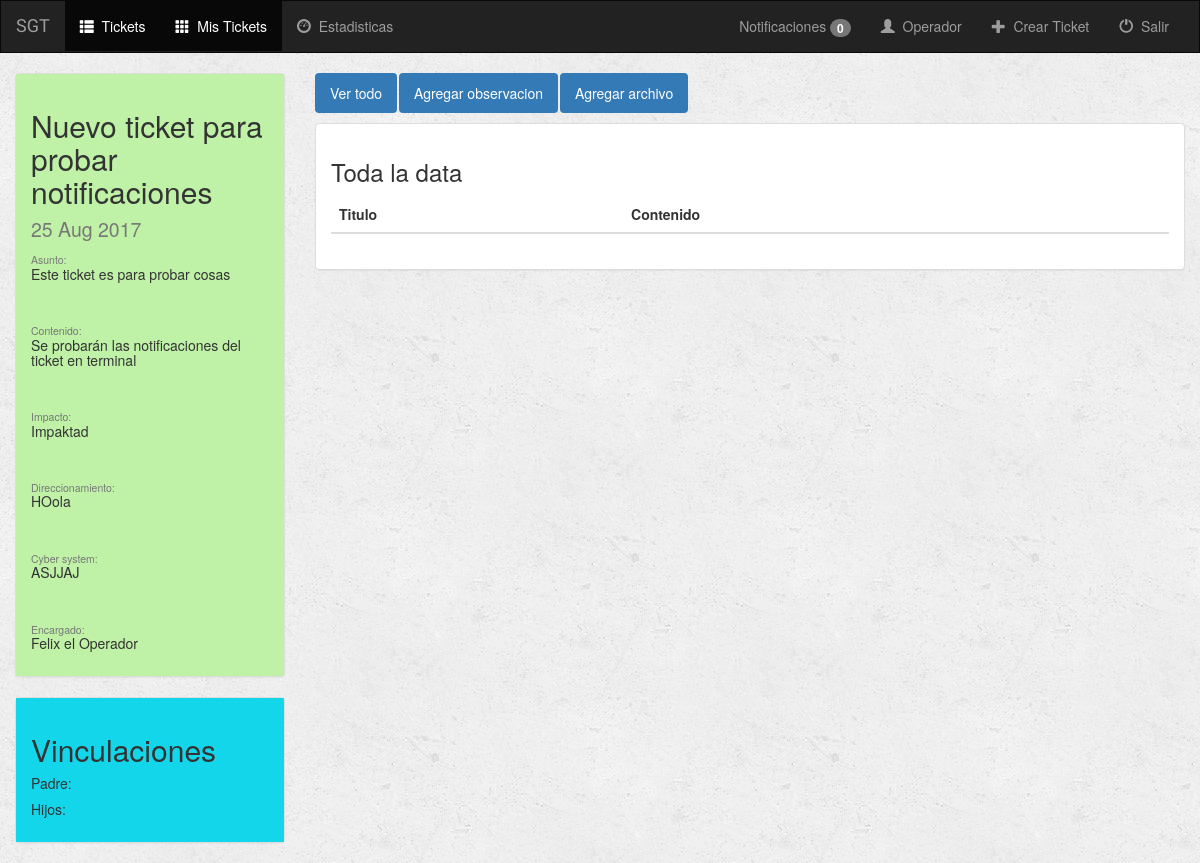
Page /26/ (signed in) on the committed database.
### ticket/models.py (models this page shows, shortened)
class Ticket(models.Model):
    titulo = models.CharField(max_length=100)
    asunto = models.CharField(max_length=300, null=True)
    contenido = models.CharField(max_length=300, null=True)
    prioridad = models.CharField(max_length=15, choices=(('Urgente', 'Urgente'), ('Estandar', 'Estandar'),
                                                         ('Baja', 'Baja')))
    impacto = models.CharField(max_length=8, null=True)
    direccionamiento = models.CharField(max_length=10, null=True)
    cybersystem = models.CharField(max_length=10, null=True)
    fecha_apertura = models.DateField(auto_now_add=True)
    fecha_cierre = models.DateField(null=True)
    cerrado = models.BooleanField(default=False)
    aplazado = models.BooleanField(default=False)
    fecha_aplazo = models.DateTimeField(null=True, default=datetime.now)
    tiempo_restante_aplazo = models.DurationField(null=True)
    asignado = models.BooleanField(default=False)
    eliminado = models.BooleanField(default=False)
    creador = models.ForeignKey(User, related_name='creador')
    encargado = models.ForeignKey(User, related_name='encargado', null=True)
    cerrador = models.ForeignKey(User, related_name='cerrador', null=True)

class Empleado(models.Model):
    user = models.OneToOneField(User, on_delete=models.CASCADE)
    birth_date = models.DateField
    cargo = models.CharField(max_length=200)
    departamento = models.CharField(max_length=200)
    perfil = models.CharField(max_length=200, choices=(('operador', 'Operador'),
                                                       ('supervisor', 'Supervisor'), ('jefe', 'Jefe'),
                                                       ('administrador', 'Administrador')))
    direccion = models.CharField(max_length=200)
    def __str__(self):
        return self.user.first_name + " " + self.user.last_name

### ticket/views.py (the view)
# urls.py: url(r'^(?P<ticket_id>[0-9]+)/$', views.detail, name='detail'),
def detail(request, ticket_id):
    if not request.user.is_authenticated():
        return render(request, 'ticket/login.html')
    else:
        ticket = get_object_or_404(Ticket, pk=ticket_id)
        user = request.user
        if str(request.user.empleado.perfil) == 'supervisor' or str(request.user.empleado.perfil) == 'jefe':
            operadores = User.objects.filter(empleado__perfil='operador')
            return render(request, 'ticket/' + request.user.empleado.perfil + '/detail.html',
                          {'ticket': ticket, 'operadores': operadores, 'permisos': 'supervisor',
                           'notificaciones': consultarNotificaciones(request.user)})
        else:
            return render(request, 'ticket/' + request.user.empleado.perfil + '/detail.html',
                          {'ticket': ticket, 'user': user, 'notificaciones': consultarNotificaciones(request.user)})

### ticket/views.py (called while the page is built)
def consultarNotificaciones(user):
    if hasattr(user, 'notificaciones'):
        min_td = datetime.now() - timedelta(minutes=10)
        notificaciones = list(user.notificaciones.filter(fecha__gte=min_td))
        notificaciones.sort(key=lambda noti: noti.fecha, reverse=True)
        return notificaciones
    else:
        return []

### templates/ticket/operador/detail.html (shortened to what this page needs)
{% extends 'ticket/operador/base.html' %}
{% block tickets_active %}active{% endblock %}
{% block mis_tickets_active %}active {% endblock %}
{% block body %}
<div class="container-fluid songs-container">
    <div class="row">
        {% include 'ticket/elementos/detalles_ticket.html' %}
        <div class="col-sm-8 col-md-9">
            <ul class="nav nav-pills" style="margin-bottom: 10px;">
                <li role="presentation" class="active"><a href="{% url 'ticket:detail' ticket.id %}">Ver todo</a></li>
                <li role="presentation" class="active"><a href="{% url 'ticket:create_text_data' ticket.id %}">Agregar observacion</a></li>
                <li role="presentation" class="active"><a href="{% url 'ticket:create_file_data' ticket.id %}">Agregar archivo</a></li>
            </ul>
        {% include 'ticket/elementos/data_ticket.html' %}
        </div>
    </div>
    {% include 'ticket/elementos/vinculos_ticket.html' %}
</div>
{% endblock %}

### templates/ticket/elementos/detalles_ticket.html (shortened to what this page needs)
{% block detalles_ticket %}
        <div class="col-sm-4 col-md-3">
            <div class="panel panel-default">
                <div class="panel-body" {% if ticket.prioridad == 'Baja' %}
                            style="background-color:#BFF2A7"
                        {% elif ticket.prioridad == 'Estandar' %}
                            style="background-color:#F2EFA7"
                        {% else %}
                            style="background-color:#F2B2A7"
                        {% endif %}>
                    <h2>
                        {{ ticket.titulo }}
                         <br>
                        <small>{{ ticket.fecha_apertura|date:"d M Y" }}</small>
                    </h2>
                    {% if ticket.asunto %}
                        <h5>
                            <small>Asunto:</small>  <br>
                            {{ ticket.asunto }}
                        </h5><br>
                    {% endif %}
                    {% if ticket.contenido %}
                        <h5>
                            <small>Contenido:</small>   <br>
                            {{ ticket.contenido }}
                        </h5><br>
                    {% endif %}
                    {% if ticket.impacto %}
                        <h5>
                            <small>Impacto:</small> <br>
                            {{ ticket.impacto }}
                        </h5><br>
                    {% endif %}
                    {% if ticket.direccionamiento %}
                        <h5>
                            <small>Direccionamiento:</small>    <br>
                            {{ ticket.direccionamiento }}
                        </h5><br>
                    {% endif %}
                    {% if ticket.cybersystem %}
                        <h5>
                            <small>Cyber system:</small>    <br>
                            {{ ticket.cybersystem }}
                        </h5><br>
                    {% endif %}
                    <h5>
                        <small>Encargado:</small><br>
                        {% if ticket.encargado %}
                            {{ ticket.encargado.empleado }}
                        {% else %}
                            ------
                        {% endif %}
                    </h5>
                </div>
            </div>
        </div>
{% endblock detalles_ticket%}

### ticket/static/ticket/style.css (style rules this page uses)
body { background: white url("images/background.png"); }

### rows in the picture
Ticket: titulo "Nuevo ticket para probar notificaciones", fecha_apertura "25 Aug 2017", asunto "Este ticket es para probar cosas", contenido "Se probarán las notificaciones del ticket en terminal", impacto "Impaktad", direccionamiento "HOola", cybersystem "ASJJAJ", encargado.empleado "Felix el Operador"

### other values in the picture
{{ notificaciones|length }} "0"
